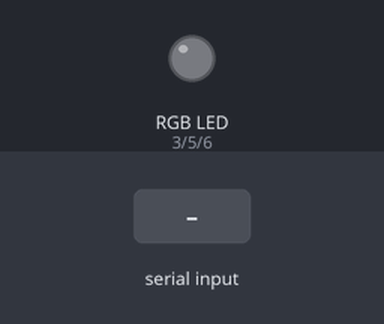
The sketch below on a simulated Arduino Uno, built with avr-gcc and run on an emulated ATmega328P. Parts: an RGB LED mixed from three pins (HIGH = lit). Inputs (shaded band) come from the test bench. Dim RGB values are drawn brighter than linear.

Above: at 1.2 s.
1.3 s: "90,45\n" received over Serial
At 2.5 s:
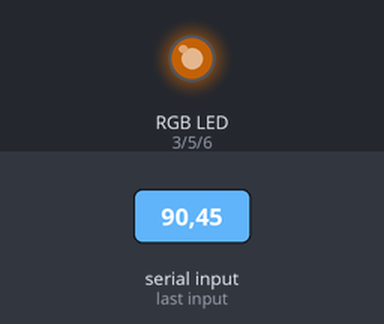
2.8 s: byte 10 ('\n') received over Serial
At 3.8 s:
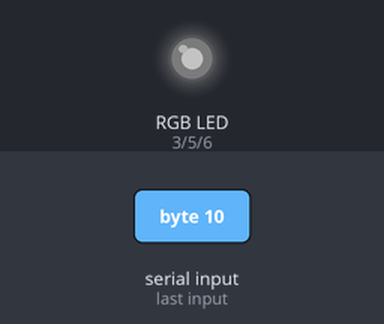
4.3 s: "30,150\n" received over Serial
At 5.0 s:
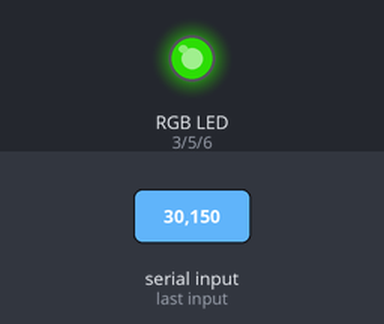
5.8 s: "200\n" received over Serial
At 6.1 s:
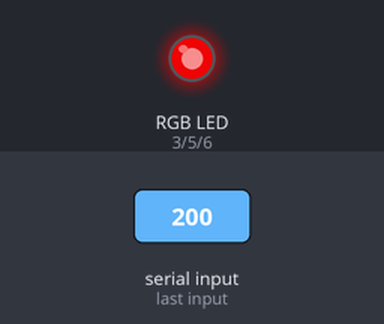
7.3 s: "90,45,200\n" received over Serial
At 8.5 s:
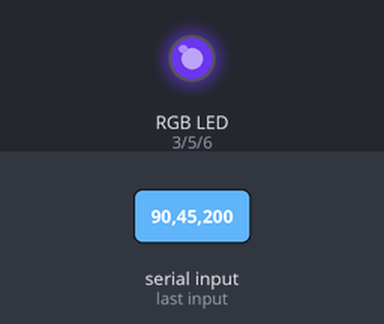
Timing chart, 0 to 9.8 s (numbered marks = the images above; inputs shaded):
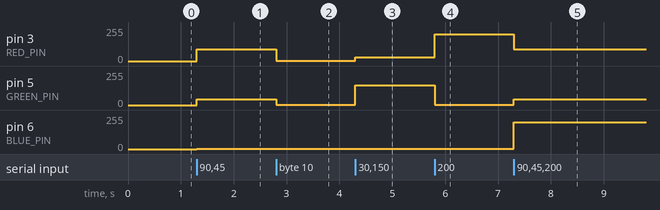

The sketch:

arduino_file.ino
```cpp
// PWM pins
const int RED_PIN = 3;
const int GREEN_PIN = 5;
const int BLUE_PIN = 6;

String inputString = "";
bool stringComplete = false;

void setup() {
  Serial.begin(115200);

  pinMode(RED_PIN, OUTPUT);
  pinMode(GREEN_PIN, OUTPUT);
  pinMode(BLUE_PIN, OUTPUT);
}

void loop() {
  if (stringComplete) {
    int r, g, b;

    // Parse "R,G,B"
    sscanf(inputString.c_str(), "%d,%d,%d", &r, &g, &b);

    // Apply PWM
    analogWrite(RED_PIN, r);
    analogWrite(GREEN_PIN, g);
    analogWrite(BLUE_PIN, b);

    inputString = "";
    stringComplete = false;
  }
}

// Serial event
void serialEvent() {
  while (Serial.available()) {
    char inChar = (char)Serial.read();
    inputString += inChar;

    if (inChar == '\n') {
      stringComplete = true;
    }
  }
}
```

Measured:
- after the input at 1.3 s, pin 3 (RED_PIN): 0/255 → 90/255 at once; pin 5 (GREEN_PIN): 0/255 → 45/255 at once; pin 6 (BLUE_PIN): 0/255 → 3/255 at once
- after the input at 2.8 s, pin 3 (RED_PIN): 90/255 → 3/255 at once; pin 5 (GREEN_PIN): 45/255 → 3/255 at once
- after the input at 4.3 s, pin 3 (RED_PIN): 3/255 → 30/255 at once; pin 5 (GREEN_PIN): 3/255 → 150/255 at once
- after the input at 5.8 s, pin 3 (RED_PIN): 30/255 → 200/255 at once; pin 5 (GREEN_PIN): 150/255 → 3/255 at once
- after the input at 7.3 s, pin 3 (RED_PIN): 200/255 → 90/255 at once; pin 5 (GREEN_PIN): 3/255 → 45/255 at once; pin 6 (BLUE_PIN): 3/255 → 200/255 at once
